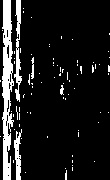
#> input picture brightenYourWay/test.jpg, 110 x 180 px, given in place of output.avi, which was not available
$ python reader.py
#> lines starting #> are read from the running program, lines starting #| are printed output that depends on the picture; after the words box and inside, x2 and y2 are one past the last pixel; in counts of white or black regions, pixels touching at a corner belong together; pictures that were not available may be replaced by others from this repository, and a replacement may not be noted
### brightenYourWay/TrackingScripts/lightControl.py
import sys
import os
import datetime, time
import decimal
import serial
import serial.tools.list_ports

# Light level values in percentage (0 no light, 100 full brightness)
LIGHT_LEVEL_ARRAY = [0,   5,   10,  15,  20,  25,  30,  35,  40,  45,  50,  52,   55,  58,  60,  63,  65,  68,  70,  73,  75,  78,  80,  82,  85,  88,  90,  93,  95,  98,  100]
# Mapped values of brigthness in DALI (light control protocol) commands HEX values
DALI_LIGHT_LEVEL_HEX_ARRAY = ["00","90","AA","B9","C4","CB","D2","D8","DD","E1","E5","E6","E8","EA","EB","ED","EE","F0","F1","F3","F4","F5","F6","F7","F8","F9","FA","FB","FC","FD","FE"]

# Color temperature in Kelvin, 6500K is the coolest temperature, 2700K is the warmest
COLOUR_TEMPERATURE_ARRAY   =  [6500,   6400,  6300,   6200,  6100,  6000,  5900,  5800,  5700,   5600,  5500,   5400,  5300,  5200,  5100,   5000,  4900,   4800,  4700,   4600,  4500,   4400,  4300,   4200,  4100,   4000,  3900,   3800,  3700,   3600,  3500,   3400,  3300,   3200,  3100,    3000,  2900,   2800,  2700]
# Mapped values of color temperature to in HEX
COLOUR_TEMPERATURE_HEX_ARRAY = ["1964","1900", "189C","1838","17D4","1770","170c","16A8","1644","15E0","157C","1518","14B4","1450","13EC","1388","1324","12C0","125C","11F8","1194","1130",    "10CC","1068","1004","0FA0", "0F3C", "0ED8", "0E74", "0E10","0DAC","0D48", "0CE4","0C80","0C1C" ,"0BB8", "0B54","0AF0", "0A8C"]

# "00" - manual mode, you are in full controll of luminaire, PIR is off
# "01" - automatic , mode PIR sensor is in use, luminaire goes on when triggered and off after occupancy timeout
LUMIAIRE_MODE = "01"

def get_serial_port():
    ports = list(serial.tools.list_ports.comports())
    for p in ports:
        # This is for debugging Enable if you want to see what arte the devices connected
        print('device: ', p.device, 'manufacturer: ', p.manufacturer, 'description: ', p.description, p.hwid )
        if p.manufacturer and 'FTDI' in p.manufacturer:
            if p.description and ('USB Serial Port' in p.description or 'TTL232R-3V3' in p.description) :
                return p.device

        if p.manufacturer and 'FTDI' in p.manufacturer or 'TTL232R-3V3' in p.description:
            # Enable if you want to see debug msg if the device found
            # print( 'found it', p.manufacturer)
            return p.device
    return None

# [19 lines left out: function init_serial_port, not called in this run]

# no need to add \n as it will be added at the end of each message
def set_light_level_color_temperature( _serialDevice, _lightLevelValue =50, _colourTemperatureValue = 3900, _luminaire_id="2242"):
    if not _serialDevice.isOpen():
        try:
            # uncomment for debugging
            # print('Serial device is not open, trying to open it')
            _serialDevice.open()
        except (ValueError,IOError) as ex:
            # uncomment for debugging
            # print("error opening serial port: " + str(ex))
            return None

    if _serialDevice.isOpen():
        try:
            ser = _serialDevice
            lightValIndex = min(range(len(LIGHT_LEVEL_ARRAY)), key = lambda i: abs(LIGHT_LEVEL_ARRAY[i]-_lightLevelValue))
            colourTempValIndex = min(range(len(COLOUR_TEMPERATURE_ARRAY)), key = lambda i: abs(COLOUR_TEMPERATURE_ARRAY[i]-_colourTemperatureValue))
            serial_msg = '25' + str(_luminaire_id) + '0017' + str(DALI_LIGHT_LEVEL_HEX_ARRAY[lightValIndex]) + str(COLOUR_TEMPERATURE_HEX_ARRAY[colourTempValIndex]) + LUMIAIRE_MODE + 'FF\n'
            # uncomment for debugging
            #print("writing " , str(serial_msg).encode() , " to " + str(_serialDevice.port))
            ser.write(str(serial_msg).encode())
            time.sleep(0.005)
        except (ValueError,IOError,Exception) as ex:
            # uncomment for debugging
            print("error in serial communication : " + str(ex))
            return None

def InitLights():
    # Example Usage :
    Port_name = get_serial_port()
    # add other lights to this array
    LUMINAIRE_IDs = ["EC86","ECC5"]
    length =  len(LUMINAIRE_IDs)

    # port Exists so init it
    if Port_name:
        Serial_Device = init_serial_port(Port_name)
        if Serial_Device:
            return Serial_Device


def Blink(duration, lightID, Serial_Device):
    start = time.time()
    while ((time.time()-start) < duration):
        set_light_level_color_temperature(Serial_Device, 50, 30000, lightID)
        time.sleep(0.3)
        set_light_level_color_temperature(Serial_Device, 0, 30000, lightID)
        time.sleep(0.3)

# [22 lines left out: functions Off, main, not called in this run]


# [2 lines that do not run on import are left out]

### brightenYourWay/TrackingScripts/contour.py
import numpy as np
import cv2 as cv


def get_contours(im):
	imgray = cv.cvtColor(im, cv.COLOR_BGR2GRAY)
	imgray = cv.GaussianBlur(imgray,(5,5),0)
	ret, thresh = cv.threshold(imgray, 190, 255, 0)
	contours, hierarchy = cv.findContours(thresh, cv.RETR_TREE, cv.CHAIN_APPROX_SIMPLE)
	result = []
	for cnt in contours:
		if cv.contourArea(cnt) > 1:
			result.append(cnt)
	return thresh, result


# [8 lines left out: function get_first_center, not called in this run]
		# M = cv.moments(cnt)
		# cx = int(M['m10']/M['m00'])
		# cy = int(M['m01']/M['m00'])
class PersonFinder:
	def __init__(self):
		self.countSearch = 0
		self.searching = True
		self.searchSpace = 3
		self.lastCx = None
		self.lastCy = None
		self.lastResults = []
		self.cx = 85
		self.cy = 90
		self.idel = 0
		self.checkNoise = 0

	def __Get_Coordinates(self, cnt):
		rect = cv.minAreaRect(cnt)
		cx = rect[0][0]
		cy = rect[0][1]
		return(cx, cy)

	def get_new_cors(self, contours, direction):
		dist = float("inf")
		for cnt in contours:
			cx, cy = self.__Get_Coordinates(cnt)
			curr_dist = (cx-self.cx)**2 + (cy-self.cy)**2
			if curr_dist < dist and cx < 130 and cx > 40:
				dist = curr_dist
				result = cnt
				res_cx = cx
				res_cy = cy

		if dist < self.searchSpace:
			self.checkNoise += 1
			self.idel = 0
			self.searching = False
			self.countSearch = 0
			self.searchSpace = 3
			res_cx, res_cy = self.__Get_Coordinates(result)
			if self.checkNoise > 20:
				for x in range(1):
					cx, cy = self.__Get_Coordinates(self.lastResults[x])
					cx1, cy1 =  self.__Get_Coordinates(self.lastResults[x+15])
					curr_dist = (cx-cx1)**2 + (cy-cy1)**2
					if not (0.5 < curr_dist):
						res_cx = 85
						res_cy = 90
						self.lastResults.clear()
						print("hardreset")
						break
			# print("good")
		elif dist >= self.searchSpace and self.searching == False and self.countSearch < 10:
			self.idel = 0
			self.checkNoise = 0
			self.countSearch += 1
			self.searchSpace += 5
			res_cx = self.cx
			res_cy = self.cy
			result = self.lastResults[0]
			# print("bad but try to find")
		elif self.countSearch > 9:
			self.checkNoise = 0
			self.idel = 0
			self.searching = True
			self.lastResults.clear()
		elif self.searching == True and self.countSearch > 3:
			self.idel = 0
			self.checkNoise = 0
			# print("searching")
			if self.searchSpace < 39:
				self.searchSpace += 5
			for x in range(len(self.lastResults)-2):
				cx, cy = self.__Get_Coordinates(self.lastResults[x])
				cx1, cy1 =  self.__Get_Coordinates(self.lastResults[x+2])
				curr_dist = (cx-cx1)**2 + (cy-cy1)**2
				if not (10 < curr_dist < 40):
					res_cx = 85
					res_cy = 90
					self.lastResults.clear()
					break
			self.searching = False
			self.searchSpace = 3
			lostTrack = False
			countSearch = 0
			res_cx, res_cy = self.__Get_Coordinates(result)
		else:
			self.idel += 1


		if res_cx > self.cx and direction < 15:
			direction += 1
		elif res_cx < self.cy and direction > 5:
			direction -= 1
		#print(dist, res_cx, res_cy, lostTrack, self.searching, direction)
		if not (dist >= self.searchSpace and self.searching == False and self.countSearch < 10):
			self.lastResults.insert(0,result)
		if len(self.lastResults) > 50:
			del self.lastResults[-1]
		self.cx = res_cx
		self.cy = res_cy
		# print(dist, res_cx, res_cy, self.searching, self.idel, self.countSearch)
		if self.idel > 0 and len(self.lastResults) > (self.idel):
			return direction, self.lastResults[self.idel]
		return direction, result

# im = cv.imread('test.jpg')
# contours = get_contours(im)

# for cnt in contours:
# 	# M = cv.moments(cnt)
# 	# cx = int(M['m10']/M['m00'])
# 	# cy = int(M['m01']/M['m00'])
# 	# cv.circle(thresh, (cx,cy), 1, color=(0,255,255), thickness=2, lineType=8, shift=0)
# 	# print(cx,cy)
# 	# print(cv.contourArea(cnt))
# 	# cv.drawContours(thresh, [cnt], 0, (183,23,100), -1)
# for row in thresh:
# 	for i in range(len(row)):
# 		row[i] = 255

# cv.imshow('thresh', thresh)
# cv.waitKey(0)

### brightenYourWay/TrackingScripts/reader.py
import cv2 as cv
import numpy as np
from contour import *
from lightControl import InitLights
from lightControl import Blink
from lightControl import Off
import threading as thread
from time import sleep

backSub = cv.createBackgroundSubtractorMOG2()
Serial_Device = InitLights()
cap = cv.VideoCapture('output.avi')
#fps = 60
#frame_width = 110
#frame_height = 180
#out_writer = cv.VideoWriter('output_processed.avi',
#        cv.VideoWriter_fourcc('M','J','P','G'),
#        fps,
#        (frame_width,frame_height))

direction = 5
count = 0
finder = PersonFinder()
reset = False
last_cnt = None
#TODO implement stable noise precausion
while(True):
    ret, new_frame = cap.read()
#> new_frame is the input picture: shape (180, 110, 3); min 0, max 255, mean 29.1
    # fgMask = backSub.apply(new_frame)
    imgray = cv.cvtColor(new_frame, cv.COLOR_BGR2GRAY)
    ret,thresh = cv.threshold(imgray, 200, 255, cv.THRESH_BINARY)
#> thresh: shape (180, 110); 11.4% white; 80 white regions (75 under 20 px), largest, box (x1, y1, x2, y2) and area: (2, 0, 14, 180) 1357, (14, 0, 22, 102) 368, (14, 129, 22, 180) 225, (31, 57, 34, 79) 45, (60, 85, 64, 95) 26
    thresh, contours = get_contours(new_frame)
#> in get_contours, `imgray = cv.GaussianBlur(imgray,(5,5),0)`:
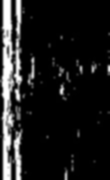
#> imgray: shape (180, 110); min 0, max 255, mean 29.2
#> in get_contours, `ret, thresh = cv.threshold(imgray, 190, 255, 0)`:
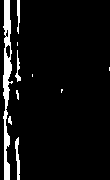
#> thresh: shape (180, 110); 6.3% white; 10 white regions (4 under 20 px)
#> in get_contours, `contours, hierarchy = cv.findContours(thresh, cv.RETR_TREE, cv.CHAIN_A..`: contours = 12 contours, 7 with area under 20; largest, box (x1, y1, x2, y2) and area: (3, 0, 13, 180) 770, (15, 137, 20, 180) 81, (5, 44, 11, 59) 53, (17, 0, 20, 34) 43, (15, 50, 21, 82) 38
#> the loop in get_contours, `for cnt in contours:` made 12 passes
#> cnt on passes 5, 6, 8: [[32, 74], [32, 76]], [[109, 67], [109, 70]], [[17, 42], [17, 45]]
#> after the loop in get_contours, `for cnt in contours:`: result = 9 contours, 4 with area under 20; largest, box (x1, y1, x2, y2) and area: (3, 0, 13, 180) 770, (15, 137, 20, 180) 81, (5, 44, 11, 59) 53, (17, 0, 20, 34) 43, (15, 50, 21, 82) 38
#> contours has the same summary as result in get_contours
    direction, final_cnt = finder.get_new_cors(contours, direction)
#> the loop in get_new_cors, `for cnt in contours:` made 9 passes
#> (rect in __Get_Coordinates, cx, cy, curr_dist, dist, res_cx, res_cy) on pass 4: (((61.5, 90.5), (3, 1), -90), 61.5, 90.5, 552.5, 552.5, 61.5, 90.5)
#> (rect in __Get_Coordinates, cx, cy, curr_dist) on passes 1, 2, 3, 5, 6, 7: (((17.18, 158.1), (3.47, 42), -2.49), 17.18, 158.1, 9231.9), (((9.5, 120), (8, 3), -90), 9.5, 120, 6600.2), (((17, 94.5), (9, 2), -90), 17, 94.5, 4644.2), (((16.77, 65.52), (4.92, 30.93), -3.81), 16.77, 65.52, 5255.1), (((18, 16.5), (33, 2), -90), 18, 16.5, 9891.2), (((7.5, 89.5), (179, 9), -90), 7.5, 89.5, 6006.5)
#> after the loop in get_new_cors, `for cnt in contours:`: dist = 552.5; res_cx = 61.5; res_cy = 90.5; result = [[61, 89], [61, 92], [61, 91], [62, 90], [62, 89]]
#> in get_new_cors, `self.cx = res_cx`: self.cx = 61.5
#> in get_new_cors, `self.cy = res_cy`: self.cy = 90.5
#> direction = 5; final_cnt = [[61, 89], [61, 92], [61, 91], [62, 90], [62, 89]]
    if last_cnt is not None:
        last_rect = cv.minAreaRect(last_cnt)
        new_rect = cv.minAreaRect(final_cnt)
        if ((last_rect[0][0]-new_rect[0][0])**2+(last_rect[0][1]-new_rect[0][1])**2) > 50:
            reset = True
    last_cnt = final_cnt
#> last_cnt = [[61, 89], [61, 92], [61, 91], [62, 90], [62, 89]]
    for row in thresh:
        for i in range(len(row)):
            row[i] = 255
    #for cnt in contours:
    #    cv.drawContours(thresh, [cnt], 0, (183,23,100), -1)
    cv.drawContours(thresh, [final_cnt], 0, (183,23,100), -1)
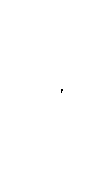
#> thresh: shape (180, 110); values 183 (black) and 255 (white), 100% white; black in thin lines or dots, all inside (x1, y1, x2, y2) = (61, 89, 63, 93)
    if reset == True:
        if thread.active_count() == 1:
            thread.Thread(target=Off, args=(2, Serial_Device)).start()
            reset = False
            print("OFF")
    elif direction > 9 and thread.active_count() == 1:
        thread.Thread(target=Blink, args=(1,"EC86", Serial_Device)).start()
        print("further EC86")
    elif thread.active_count() == 1:
        thread.Thread(target=Blink, args=(1,"ECC5",Serial_Device)).start()
        print("closer ECC5")
    #cv.circle(thresh, (50, 130), 1, color=(0,255,255), thickness=2, lineType=8, shift=0)
    #namedWindow("Display frame", WINDOW_NORMAL)
    cv.resizeWindow("Display frame", 400, 400);


    cv.imshow('Display frame', thresh)
    resized = cv.resize(new_frame, (110 * 3,180 * 3), interpolation = cv.INTER_AREA)
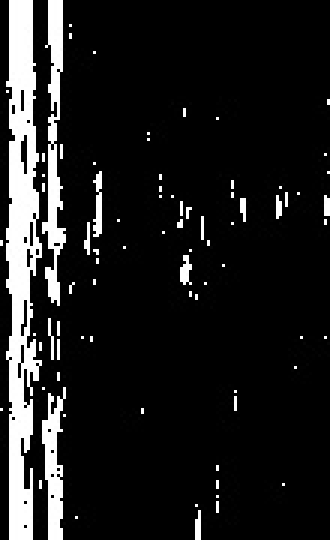
#> resized: shape (540, 330, 3); min 0, max 255, mean 29.1
    x,y,w,h = cv.boundingRect(final_cnt)
#> x = 61; y = 89; w = 2; h = 4
    cv.rectangle(resized,(x*3,y*3),(x*3+w*3,y*3+h*3),(0,0,255),2)
#> resized: shape (540, 330, 3); 0.06% of pixels changed, all inside (x1, y1, x2, y2) = (182, 266, 191, 281)

    cv.imshow('Reference', resized)

    #out_writer.write(thresh)
    cv.waitKey(25)

# out_writer.release()
